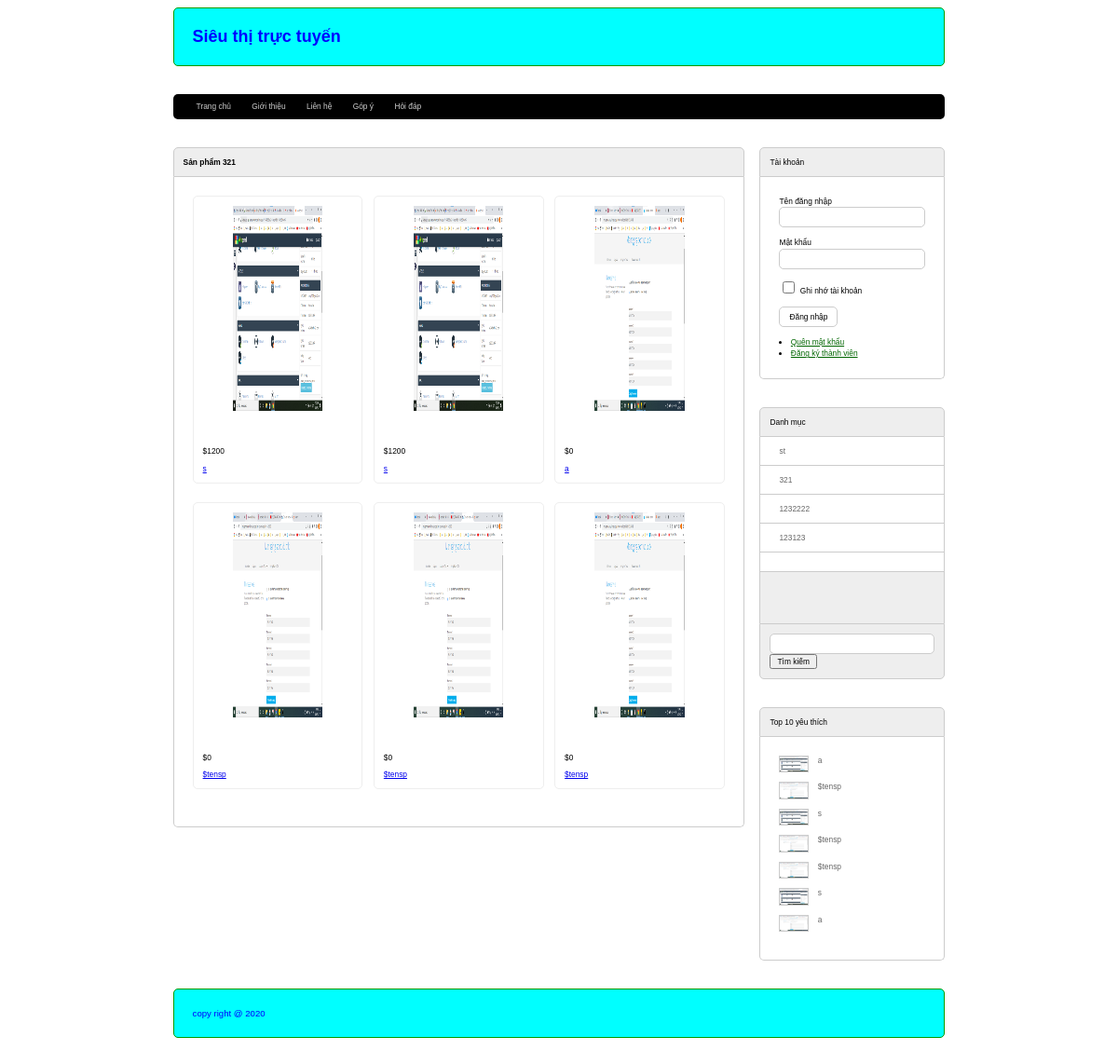
The page /index.php?act=sanpham&&iddm=13 on the database its author committed.
### tables this page shows
CREATE TABLE `danhmuc` (
  `id` int(11) NOT NULL,
  `tendanhmuc` varchar(255) NOT NULL
);

CREATE TABLE `sanpham` (
  `id` int(11) NOT NULL,
  `name` varchar(255) NOT NULL,
  `price` int(11) NOT NULL,
  `img` varchar(255) NOT NULL,
  `mota` text NOT NULL,
  `luotxem` int(11) NOT NULL,
  `iddm` int(11) NOT NULL
);

### model/pdo.php (called while the page is built, shortened)
<?php
function pdo_get_connection(){
    $dburl = "mysql:host=localhost;dbname=firstproject;charset=utf8";
    $username = 'root';
    $password = '';
    $conn = new PDO($dburl, $username, $password);
    $conn->setAttribute(PDO::ATTR_ERRMODE, PDO::ERRMODE_EXCEPTION);
    return $conn;
}
function pdo_query($sql){
    $sql_args = array_slice(func_get_args(), 1);
    try{
        $conn = pdo_get_connection();
        $stmt = $conn->prepare($sql);
        $stmt->execute($sql_args);
        $rows = $stmt->fetchAll();
        return $rows;
    }
    catch(PDOException $e){
        throw $e;
    }
    finally{
        unset($conn);
    }
}
function pdo_query_one($sql){
    $sql_args = array_slice(func_get_args(), 1);
    try{
        $conn = pdo_get_connection();
        $stmt = $conn->prepare($sql);
        $stmt->execute($sql_args);
        $row = $stmt->fetch(PDO::FETCH_ASSOC);
        return $row;
    }
    catch(PDOException $e){
        throw $e;
    }
    finally{
        unset($conn);
    }
}

### model/sanpham.php (called while the page is built, shortened)
<?php
function loadall_sanpham($kyw, $iddm)
{
    $sql = "SELECT * FROM sanpham  where 1";
    if ($iddm > 0) {
        $sql .= " and iddm='" . $iddm . "'";
    }
    $sql .= " ORDER BY name DESC";
    $listsanpham = pdo_query($sql);
    return $listsanpham;
}
function loadall_sanpham_home()
{
    $sql = "SELECT * FROM sanpham WHERE 1 ORDER BY id DESC limit 0,9";
    $listsanpham = pdo_query($sql);
    return $listsanpham;
}
function loadall_sanpham_top10()
{
    $sql = "SELECT * FROM sanpham WHERE 1 ORDER BY luotxem DESC limit 0,10";
    $listsanpham = pdo_query($sql);
    return $listsanpham;
}
function load_ten_dm($iddm)
{
    if ($iddm > 0) {
        $sql = "SELECT * FROM danhmuc WHERE id=" . $iddm;
        $dm = pdo_query_one($sql);
        extract($dm);
        return $tendanhmuc;
    } else {
        return "";
    }
}

### global.php (called while the page is built)
<?php
    $img_path = "uploads/";
?>

### model/danhmuc.php (called while the page is built, shortened)
<?php
function loadall_danhmuc()
{
    $sql = "SELECT * FROM danhmuc ORDER BY tendanhmuc DESC";
    $listdanhmuc = pdo_query($sql);
    return $listdanhmuc;
}

### view/sanpham.php (the view)
<div class="row mb">
    <div class="boxtrai mr">
        <div class="row">
            <div class="boxtitle"><b> Sản phẩm <?= $tendm  ?></b> </div>
            <div class="row boxcontent">
                <?php
                $i = 0;
                foreach ($dssp as $sp) {
                    extract($sp);
                    $hinh = $img_path . $img;
                    if (($i == 2) || ($i == 5) || ($i == 8) || ($i == 11)) {
                        $mr = '';
                    } else {
                        $mr = 'mr';
                    }
                    $linksp = "index.php?act=sanphamct&idsp=" . $id;
                    echo '
                             <div class="boxsp ' . $mr . '">
                             <div class="img"> <img src="' . $hinh . '" alt=""> </div>
                             <p>$' . $price . '</p>
                             <a href="' . $linksp . '">' . $name . '</a>
                             </div>
                             ';
                    $i += 1;
                }
                ?>
            </div>
        </div>
    </div>
    <div class="boxphai">
        <?php
        include "boxright.php";
        ?>
    </div>
</div>

### view/boxright.php
<div class="row mb">
    <div class="boxtitle">
        Tài khoản
    </div>
    <div class="boxcontent formtaikhoan">
        <?php
        if (isset($_SESSION['user'])) {
            extract($_SESSION['user']);
        ?>
            <div class="row mb10">
                xin chào <br>
                <?= $user ?>
            </div>
            <div class="row mb10">
            <li>
                    <a href="index.php?act=mybill">Trạng thái giỏ hàng</a>
                </li>
            <li>
                    <a href="index.php?act=quenmk">Quên mật khẩu</a>
                </li>
            <li>
                    <a href="index.php?act=edit_taikhoan">Cập nhật tài khoản</a>
                </li>
                <?php
                    if ($role == 1) {
                ?>
                <li>
                    <a href="admin/index.php">Đăng nhập Admin</a>
                </li>
                <?php
                    }
                ?>
                <li>
                    <a href="index.php?act=thoat">Thoát</a>
                </li>
            </div>
        <?php
        } else {
        ?>
            <form action="index.php?act=dangnhap" method="post">
                <div class="row mb10">
                    Tên đăng nhập <br>
                    <input type="text" name="user" id="">
                </div>
                <div class="row mb10">
                    Mật khẩu <br>
                    <input type="password" name="pass" id="">
                </div>
                <div class="row mb10">
                    <input type="checkbox" name="" id=""> Ghi nhớ tài khoản
                </div>
                <div class="row mb10">
                    <input type="submit" name="dangnhap" value="Đăng nhập">
                </div>
                <li>
                    <a href="index.php?act=quenmk">Quên mật khẩu</a>
                </li>
                <li>
                    <a href="index.php?act=dangky">Đăng ký thành viên</a>
                </li>
            </form>
        <?php } ?>
    </div>
</div>
    <div class="row mb">
    <div class="boxtitle">
        Danh mục
    </div>
    <div class="boxcontent2 menudoc">
        <ul>
            <?php
            foreach ($dsdm as $dm) {
                extract($dm);
                $linkdm = "index.php?act=sanpham&&iddm=" . $id;
                echo '<li>
                            <a href="' . $linkdm . '">' . $tendanhmuc . '</a>
                            </li>';
            }
            ?>
        </ul>
    </div>
    <div class="boxfooter searbox">
        <form action="index.php?act=sanpham" method="post">
            <input type="text" name="kyw">
            <input type="submit" name="timkiem" value="Tìm kiếm">
        </form>
    </div>
</div>
<div class="row">
    <div class="boxtitle">
        Top 10 yêu thích
    </div>
    <div class="row boxcontent">
        <?php
        foreach ($dstop10 as $sp) {
            extract($sp);
            $linksp = "index.php?act=sanphamct&idsp=" . $id;
            $img = $img_path . $img;
            echo '<div class="row mb10 top10">
                        <img src="' . $img . '" alt="">
                        <a href="' . $linksp . '">' . $name . '</a>
                    </div>';
        }
        ?>
    </div>
</div>

### style.css (style rules this page uses)
* { box-sizing: border-box; font-family: sans-serif; font-size: 0.7vw; }
.row { float: left; width: 100%; }
.mb { margin-bottom: 30px; }
.mb10 { margin-bottom: 10px; }
.mr { margin-right: 2%; }
.boxphai { float: left; width: 24%; }
.boxtrai { float: left; width: 74%; }
.boxtitle { background-color: #eee; padding: 10px; border-top-left-radius: 5px; border-top-right-radius: 5px; border: 1px #ccc solid; }
.boxcontent { border-left: 1px #ccc solid; border-right: 1px #ccc solid; border-bottom: 1px #ccc solid; border-bottom-left-radius: 5px; border-bottom-right-radius: 5px; min-height: 200px; padding: 20px; }
.boxcontent2 { border-left: 1px #ccc solid; border-right: 1px #ccc solid; min-height: 200px; background-color: #eee; }
.boxfooter { padding: 10px; background-color: #eee; border-bottom-left-radius: 5px; border-bottom-right-radius: 5px; border: 1px #ccc solid; }
.boxsp { float: left; width: 32%; min-height: 300px; border: 1px #eee solid; border-radius: 5px; margin-bottom: 20px; padding: 10px; }
.boxsp .img { min-height: 250px; text-align: center; }
.img img { width: 60%; height: 220px; }
.formtaikhoan { line-height: 150%; }
.formtaikhoan input[type="text"], .formtaikhoan input[type="password"], .formcontent input[type="text"], .formtaikhoan input[type="email"] { width: 100%; border: 1px #ccc solid; padding: 5px; border-radius: 5px; }
.formtaikhoan input[type="checkbox"] { border-radius: 5px; }
.formtaikhoan input[type="submit"], .formcontent input[type="submit"], .formcontent input[type="reset"], .formcontent input[type="button"] { border-radius: 5px; padding: 5px 10px; background-color: white; border: 1px #ccc solid; }
.formtaikhoan li a { color: teal; text-decoration: none; }
.formtaikhoan li a { color: #060; text-decoration: underline; }
.menudoc ul { margin: 0px; list-style-type: none; padding: 0px; }
.menudoc ul li { padding: 10px 20px; background-color: #fff; border-bottom: 1px solid #ccc; }
.menudoc ul li a { color: #666; text-decoration: none; display: block; }
.searbox input[type="text"] { width: 100%; padding: 5px 10px; background-color: #fff; border: 1px #ccc solid; border-radius: 5px; }
.top10 img { width: 20%; float: left; margin-right: 10px; border: 1px solid #ccc; }
.top10 a { color: #666; text-decoration: none; }

### rows shown on the page
danhmuc: tendanhmuc "321"
sanpham: img (picture), price "1200", name "s"
sanpham: img (picture), price "1200", name "s"
sanpham: img (picture), price "0", name "a"
sanpham: img (picture), price "0", name "$tensp"
sanpham: img (picture), price "0", name "$tensp"
sanpham: img (picture), price "0", name "$tensp"
danhmuc: tendanhmuc "st"
danhmuc: tendanhmuc "1232222"
danhmuc: tendanhmuc "123123"
sanpham: name "a"
